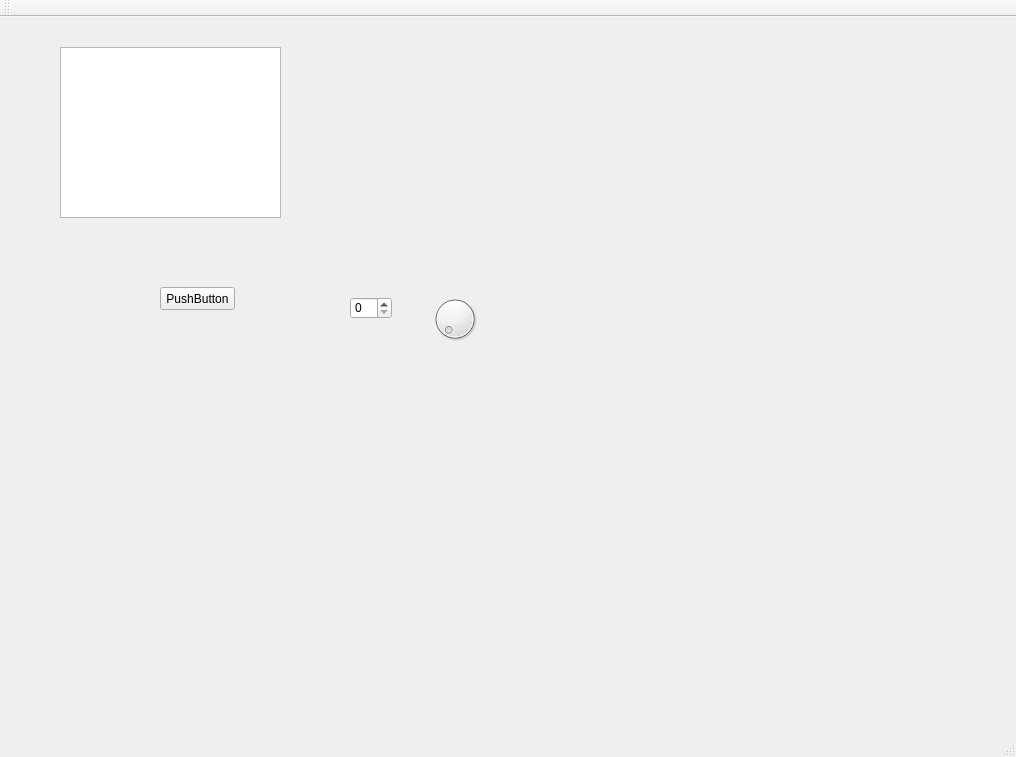
<?xml version="1.0" encoding="UTF-8"?>
<ui version="4.0">
 <class>FormApp</class>
 <widget class="QMainWindow" name="FormApp">
  <property name="geometry">
   <rect>
    <x>0</x>
    <y>0</y>
    <width>1016</width>
    <height>757</height>
   </rect>
  </property>
  <property name="windowTitle">
   <string>FormApp</string>
  </property>
  <widget class="QWidget" name="centralWidget">
   <widget class="QPushButton" name="pushButton">
    <property name="geometry">
     <rect>
      <x>160</x>
      <y>270</y>
      <width>75</width>
      <height>23</height>
     </rect>
    </property>
    <property name="text">
     <string>PushButton</string>
    </property>
   </widget>
   <widget class="QTextEdit" name="textEdit">
    <property name="geometry">
     <rect>
      <x>60</x>
      <y>30</y>
      <width>221</width>
      <height>171</height>
     </rect>
    </property>
   </widget>
   <widget class="QSpinBox" name="spinBox">
    <property name="geometry">
     <rect>
      <x>350</x>
      <y>280</y>
      <width>42</width>
      <height>22</height>
     </rect>
    </property>
   </widget>
   <widget class="QDial" name="dial">
    <property name="geometry">
     <rect>
      <x>430</x>
      <y>270</y>
      <width>50</width>
      <height>64</height>
     </rect>
    </property>
   </widget>
  </widget>
  <widget class="QMenuBar" name="menuBar">
   <property name="geometry">
    <rect>
     <x>0</x>
     <y>0</y>
     <width>1016</width>
     <height>21</height>
    </rect>
   </property>
  </widget>
  <widget class="QToolBar" name="mainToolBar">
   <attribute name="toolBarArea">
    <enum>TopToolBarArea</enum>
   </attribute>
   <attribute name="toolBarBreak">
    <bool>false</bool>
   </attribute>
  </widget>
  <widget class="QStatusBar" name="statusBar"/>
 </widget>
 <layoutdefault spacing="6" margin="11"/>
 <resources/>
 <connections/>
</ui>
